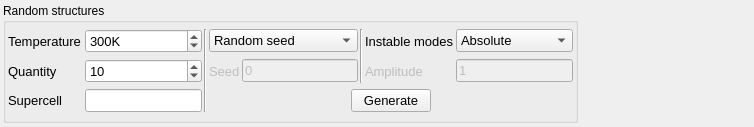
<?xml version="1.0" encoding="UTF-8"?>
<ui version="4.0">
 <class>Multibinit</class>
 <widget class="QWidget" name="Multibinit">
  <property name="geometry">
   <rect>
    <x>0</x>
    <y>0</y>
    <width>754</width>
    <height>127</height>
   </rect>
  </property>
  <property name="sizePolicy">
   <sizepolicy hsizetype="Expanding" vsizetype="Preferred">
    <horstretch>0</horstretch>
    <verstretch>0</verstretch>
   </sizepolicy>
  </property>
  <property name="windowTitle">
   <string>Form</string>
  </property>
  <layout class="QHBoxLayout" name="horizontalLayout">
   <property name="spacing">
    <number>3</number>
   </property>
   <property name="leftMargin">
    <number>3</number>
   </property>
   <property name="topMargin">
    <number>3</number>
   </property>
   <property name="rightMargin">
    <number>3</number>
   </property>
   <property name="bottomMargin">
    <number>4</number>
   </property>
   <item>
    <widget class="QGroupBox" name="random">
     <property name="title">
      <string>Random structures</string>
     </property>
     <layout class="QGridLayout" name="gridLayout">
      <property name="leftMargin">
       <number>2</number>
      </property>
      <property name="topMargin">
       <number>2</number>
      </property>
      <property name="rightMargin">
       <number>2</number>
      </property>
      <property name="bottomMargin">
       <number>2</number>
      </property>
      <property name="spacing">
       <number>2</number>
      </property>
      <item row="0" column="4" colspan="2">
       <widget class="QComboBox" name="seedType">
        <property name="sizePolicy">
         <sizepolicy hsizetype="Preferred" vsizetype="Fixed">
          <horstretch>0</horstretch>
          <verstretch>0</verstretch>
         </sizepolicy>
        </property>
        <property name="font">
         <font>
          <pointsize>10</pointsize>
         </font>
        </property>
        <property name="sizeAdjustPolicy">
         <enum>QComboBox::AdjustToMinimumContentsLength</enum>
        </property>
        <item>
         <property name="text">
          <string>Random seed</string>
         </property>
        </item>
        <item>
         <property name="text">
          <string>User defined seed</string>
         </property>
        </item>
        <item>
         <property name="text">
          <string>Time based seed</string>
         </property>
        </item>
        <item>
         <property name="text">
          <string>None</string>
         </property>
        </item>
       </widget>
      </item>
      <item row="1" column="5">
       <widget class="QLineEdit" name="seed">
        <property name="enabled">
         <bool>false</bool>
        </property>
        <property name="font">
         <font>
          <pointsize>10</pointsize>
         </font>
        </property>
        <property name="text">
         <string>0</string>
        </property>
       </widget>
      </item>
      <item row="2" column="0" colspan="2">
       <widget class="QLabel" name="supercellLabel">
        <property name="font">
         <font>
          <pointsize>10</pointsize>
         </font>
        </property>
        <property name="text">
         <string>Supercell</string>
        </property>
       </widget>
      </item>
      <item row="1" column="0" colspan="2">
       <widget class="QLabel" name="quantityLabel">
        <property name="font">
         <font>
          <pointsize>10</pointsize>
         </font>
        </property>
        <property name="text">
         <string>Quantity</string>
        </property>
       </widget>
      </item>
      <item row="1" column="4">
       <widget class="QLabel" name="seedLabel">
        <property name="enabled">
         <bool>false</bool>
        </property>
        <property name="font">
         <font>
          <pointsize>10</pointsize>
         </font>
        </property>
        <property name="text">
         <string>Seed</string>
        </property>
       </widget>
      </item>
      <item row="2" column="2">
       <widget class="QLineEdit" name="supercell">
        <property name="sizePolicy">
         <sizepolicy hsizetype="Preferred" vsizetype="Fixed">
          <horstretch>0</horstretch>
          <verstretch>0</verstretch>
         </sizepolicy>
        </property>
        <property name="font">
         <font>
          <pointsize>10</pointsize>
         </font>
        </property>
       </widget>
      </item>
      <item row="0" column="2">
       <widget class="QSpinBox" name="temperature">
        <property name="font">
         <font>
          <pointsize>10</pointsize>
         </font>
        </property>
        <property name="suffix">
         <string notr="true">K</string>
        </property>
        <property name="prefix">
         <string notr="true"/>
        </property>
        <property name="minimum">
         <number>1</number>
        </property>
        <property name="maximum">
         <number>2000</number>
        </property>
        <property name="singleStep">
         <number>50</number>
        </property>
        <property name="value">
         <number>300</number>
        </property>
       </widget>
      </item>
      <item row="0" column="3" rowspan="3">
       <widget class="Line" name="line">
        <property name="orientation">
         <enum>Qt::Vertical</enum>
        </property>
       </widget>
      </item>
      <item row="0" column="0">
       <widget class="QLabel" name="temperatureLabel">
        <property name="font">
         <font>
          <pointsize>10</pointsize>
         </font>
        </property>
        <property name="text">
         <string>Temperature</string>
        </property>
       </widget>
      </item>
      <item row="1" column="2">
       <widget class="QSpinBox" name="quantity">
        <property name="font">
         <font>
          <pointsize>10</pointsize>
         </font>
        </property>
        <property name="minimum">
         <number>1</number>
        </property>
        <property name="maximum">
         <number>10000</number>
        </property>
        <property name="singleStep">
         <number>10</number>
        </property>
        <property name="value">
         <number>10</number>
        </property>
       </widget>
      </item>
      <item row="1" column="7">
       <widget class="QLabel" name="amplitudeLabel">
        <property name="enabled">
         <bool>false</bool>
        </property>
        <property name="font">
         <font>
          <pointsize>10</pointsize>
         </font>
        </property>
        <property name="text">
         <string>Amplitude</string>
        </property>
       </widget>
      </item>
      <item row="1" column="8">
       <widget class="QLineEdit" name="amplitude">
        <property name="enabled">
         <bool>false</bool>
        </property>
        <property name="font">
         <font>
          <pointsize>10</pointsize>
         </font>
        </property>
        <property name="text">
         <string>1</string>
        </property>
       </widget>
      </item>
      <item row="0" column="6" rowspan="2">
       <widget class="Line" name="line_2">
        <property name="orientation">
         <enum>Qt::Vertical</enum>
        </property>
       </widget>
      </item>
      <item row="2" column="4" colspan="5">
       <layout class="QHBoxLayout" name="horizontalLayout_2">
        <item>
         <spacer name="horizontalSpacer_2">
          <property name="orientation">
           <enum>Qt::Horizontal</enum>
          </property>
          <property name="sizeHint" stdset="0">
           <size>
            <width>40</width>
            <height>20</height>
           </size>
          </property>
         </spacer>
        </item>
        <item>
         <widget class="QPushButton" name="generate">
          <property name="font">
           <font>
            <pointsize>10</pointsize>
           </font>
          </property>
          <property name="text">
           <string>Generate</string>
          </property>
         </widget>
        </item>
        <item>
         <spacer name="horizontalSpacer_3">
          <property name="orientation">
           <enum>Qt::Horizontal</enum>
          </property>
          <property name="sizeHint" stdset="0">
           <size>
            <width>40</width>
            <height>20</height>
           </size>
          </property>
         </spacer>
        </item>
       </layout>
      </item>
      <item row="0" column="8">
       <widget class="QComboBox" name="instable">
        <property name="font">
         <font>
          <pointsize>10</pointsize>
         </font>
        </property>
        <property name="currentIndex">
         <number>2</number>
        </property>
        <item>
         <property name="text">
          <string>Ignore</string>
         </property>
        </item>
        <item>
         <property name="text">
          <string>Constant</string>
         </property>
        </item>
        <item>
         <property name="text">
          <string>Absolute</string>
         </property>
        </item>
       </widget>
      </item>
      <item row="0" column="7">
       <widget class="QLabel" name="instableLabel">
        <property name="font">
         <font>
          <pointsize>10</pointsize>
         </font>
        </property>
        <property name="text">
         <string>Instable modes</string>
        </property>
       </widget>
      </item>
     </layout>
    </widget>
   </item>
   <item>
    <spacer name="horizontalSpacer">
     <property name="orientation">
      <enum>Qt::Horizontal</enum>
     </property>
     <property name="sizeHint" stdset="0">
      <size>
       <width>198</width>
       <height>20</height>
      </size>
     </property>
    </spacer>
   </item>
  </layout>
 </widget>
 <resources/>
 <connections/>
</ui>
